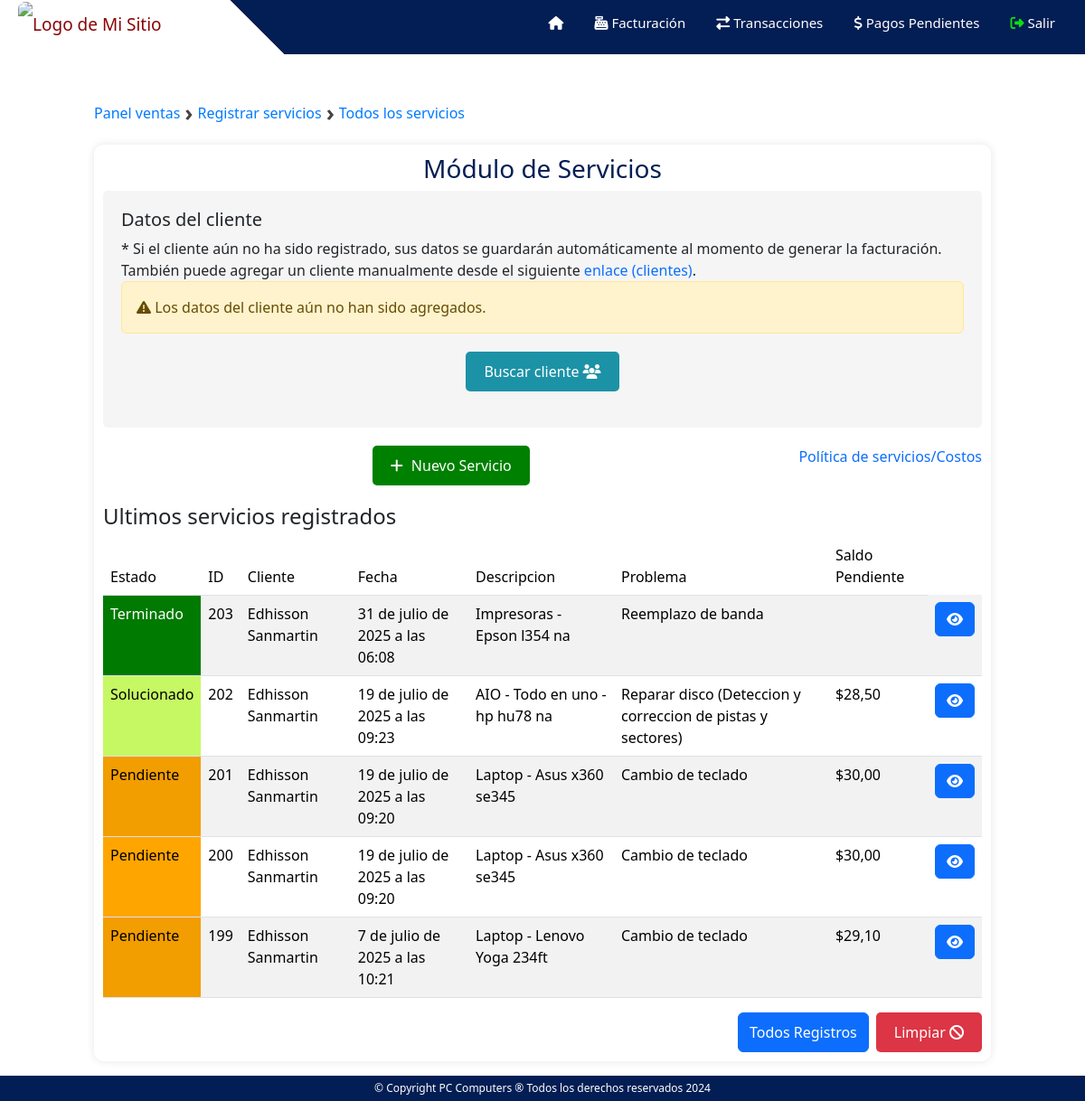
/ventas/registro_servicios (signed in), run on an earlier commit of the app's database.
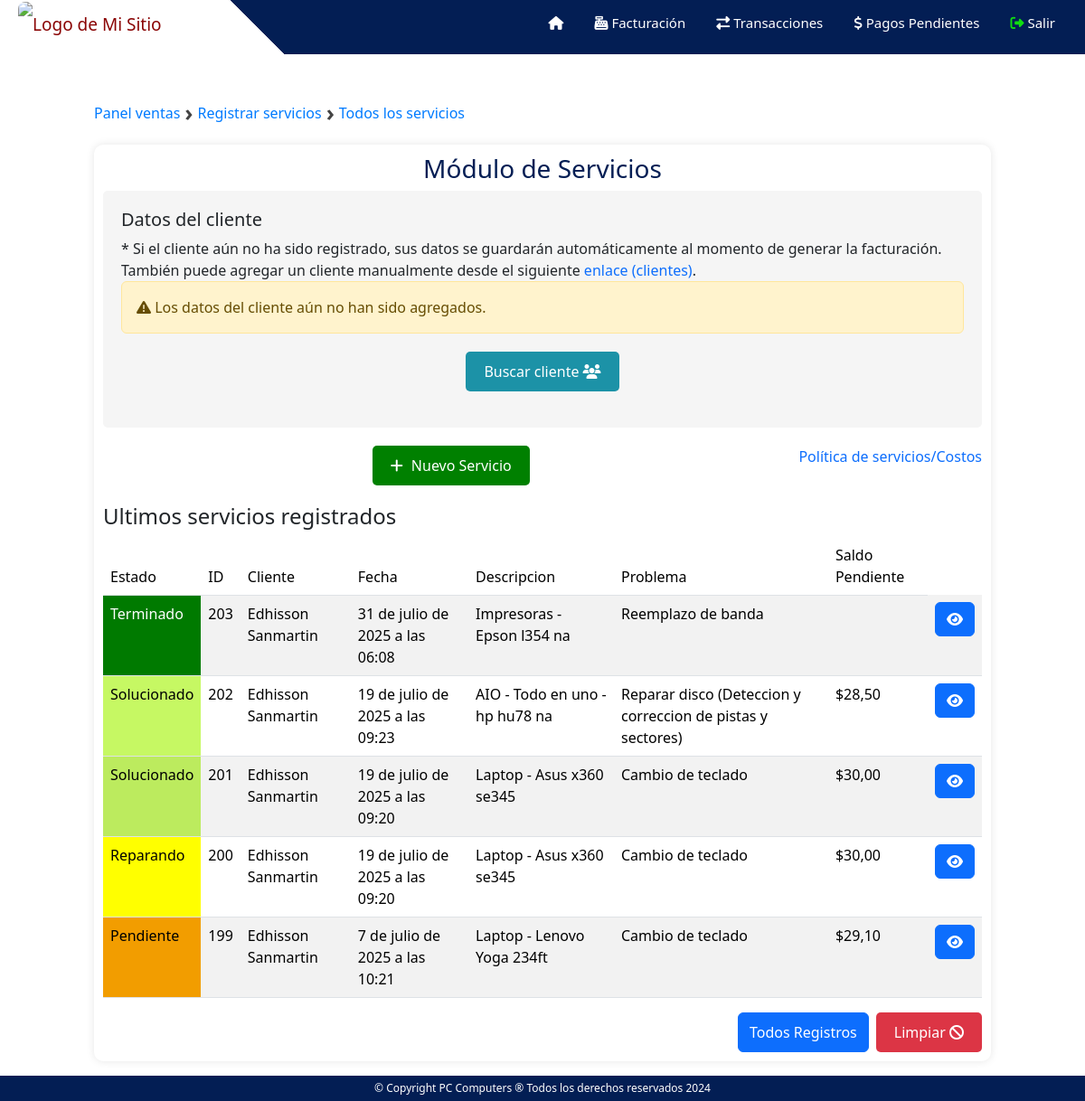
And on a later commit of the database.
### ventas/models.py (models this page shows)
class Servicio(models.Model):
    usuario = models.ForeignKey(User, on_delete=models.CASCADE)
    fecha_ingreso = models.DateTimeField(auto_now_add=True)
    fecha_entrega = models.DateTimeField(blank=True, null=True)
    tipo_servicio = models.CharField(max_length=100)
    equipo = models.CharField(max_length=100)
    marca = models.CharField(max_length=100)
    modelo = models.CharField(max_length=100)
    serie = models.CharField(max_length=100)
    descripcion_problema = models.TextField()
    solucion = models.TextField(blank=True, null=True)
    tecnico_asignado = models.CharField(max_length=100)
    usuario_recepta = models.CharField(max_length=100)
    costo = models.DecimalField(max_digits=10, decimal_places=2,blank=True, null=True)
    costo_sin_descuento = models.DecimalField(max_digits=10, decimal_places=2,blank=True, null=True)
    abonado = models.DecimalField(max_digits=10, decimal_places=2,blank=True, null=True)
    saldo = models.DecimalField(max_digits=10, decimal_places=2,blank=True, null=True)
    estado = models.CharField(max_length=15, default='pendiente')#el otro estado es terminado
    numero_reparacion = models.IntegerField(blank=True, null=True)

### ventas/decorators.py (the view)
    def wrapped_view(request, *args, **kwargs):
        if request.user.is_authenticated and request.user.groups.filter(name='Vendedores').exists():
            return view_func(request, *args, **kwargs)
        else:
            return redirect('/')

### ventas/models.py (called while the page is built)
    def __str__(self):
        return self.nombre

### templates/registro_servicios.html (shortened to what the changed rows need)
{% extends "ventas.html" %}
{% block content %}
{% load static %}
<div class="container-inicio">
    {%if caja.estado == 'abierta' %}
    <div class="seccion-productos">
    <table class="table table-striped" id="tabla-productos">
            <thead>
            <tr>
                <th scope="col">Estado</th>
                <th scope="col">ID </th>
                <th scope="col">Cliente</th>
                <th scope="col">Fecha</th>
                <th scope="col">Descripcion</th>
                <th scope="col">Problema</th>
                <th scope="col">Saldo Pendiente</th>
            </tr>
            </thead>
            <tbody id="productos-tbody">
            {% for servicioT in registros%}
                <tr>
                    {% if servicioT.estado == 'pendiente'%}
                        <td style="background-color: orange; color: black;">Pendiente</td>
                    {% elif servicioT.estado == 'revision' %}
                        <td style="background-color: blue; color: white;">En revisión</td>
                    {% elif servicioT.estado == 'reparando' %}
                        <td style="background-color: yellow; color: black;">Reparando</td>
                    {% elif servicioT.estado == 'solucionado' %}
                        <td style="background-color: #C6F863; color: black;">Solucionado</td>
                    {% elif servicioT.estado == 'terminado' %}
                        <td style="background-color: green; color: white;">Terminado</td>
                    {% else %}
                        <td style="background-color: red; color: white;">Anulado</td>
                    {% endif %}
                    <td scope="col">{{servicioT.id}}</td>
                    <td scope="col">{{servicioT.usuario.first_name}} {{servicioT.usuario.last_name}}</td>
                    <td scope="col">{{servicioT.fecha_ingreso}}</td>
                    <td scope="col">{{servicioT.equipo}} - {{servicioT.marca}} {{servicioT.modelo}} {{servicioT.serie}}</td>
                    <td scope="col">{{servicioT.descripcion_problema}}</td>
                    {% if servicioT.estado == 'pendiente' or  servicioT.estado == 'revision' or  servicioT.estado == 'reparando' or  servicioT.estado == 'solucionado'%}
                        <td scope="col">${{servicioT.saldo}}</td>
                    {% else %}
                        <td scope="col"></td>
                    {% endif %}
                    <td scope="col"><button type="button" class="btn btn-primary abrir-modal" data-toggle="modal" data-target="#miModalBusqueda{{ servicioT.id }}"><i class="fa-solid fa-eye"></i></button></td>
                </tr>
            {%endfor%}
            </tbody>
        </table>
    </div>
    {%else%}
    <div class="alerta">
        <p class="alerta-icono"><i class="fa-solid fa-ban"></i></p>
        <p class="alerta-leyenda">Por favor solicita a tu supervisor que inicialice la caja para aperturar el módulo de Facturación y realizar ventas.</p>
    </div>
    {%endif%}
</div>
{% endblock %}

What changed in the data, as far as the page shows it:
changed Servicio id 201: estado "Pendiente" → "Solucionado"
changed Servicio id 200: estado "Pendiente" → "Reparando"
